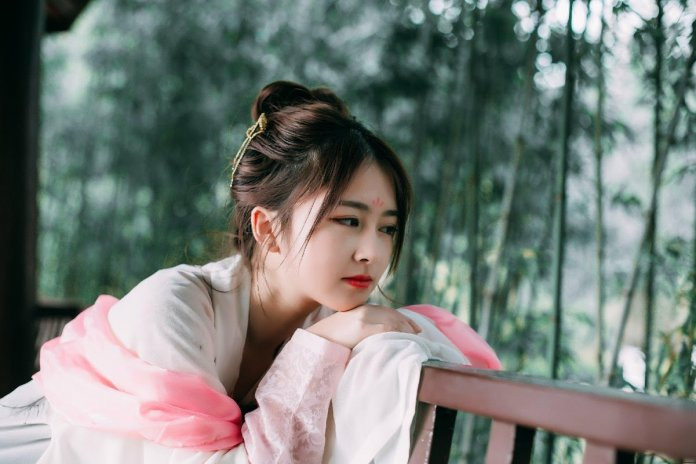
#> input picture img3/1.jpg, 696 x 464 px; its folder holds only this picture in this run
$ python test.py   (Python 2 division)
#> lines starting #> are read from the running program, lines starting #| are printed output that depends on the picture
import cv2
import numpy as np
import os

from os.path import isfile, join

# Image Folder Path
path_folder = "./img2/"
# Width of slideshow
slideshow_width = 1500
# Height of slideshow
slideshow_height = 1000
# thoi gian chuyen anh
slideshow_trasnition_time = 0.5
# thoi hien thi anh
slideshow_img_time = 1
# Window Name
window_name = "Image Slide Show"
# Supoorted formats tuple
supported_formats = ('.png', '.jpg', '.jpeg', '.bmp', '.dib', '.jpe', '.jp2', '.pgm', '.tiff', '.tif', '.ppm')
# Escape ASCII Keycode
esc_keycode = 27
# slide calibration
transit_slides = 10
# minimum weight
min_weight = 0
# maximum weight
max_weight = 1
def load_img(pathImageRead, resizeWidth, resizeHeight):
    # [6 lines of commented-out code are left out]
    _img_input = cv2.imread(pathImageRead, cv2.IMREAD_UNCHANGED)
    # Check if image is not empty
    if _img_input is not None:
        # Get read images height and width
        _img_height, _img_width = _img_input.shape[:2]

        # if image size is more than resize perform cv2.INTER_AREA interpolation otherwise cv2.INTER_LINEAR for zooming
        if _img_width > resizeWidth or _img_height > resizeHeight:
            interpolation = cv2.INTER_AREA
        else:
            interpolation = cv2.INTER_LINEAR

        # perform the actual resizing of the image and show it
        _img_resized = cv2.resize(_img_input, (resizeWidth, resizeHeight), interpolation)
    else:
        # if image is empty
        _img_resized = _img_input
    # return the resized image
    return _img_resized
def wait_key(time_seconds):
    # state False if no Esc key is pressed
    state = False
    # Check if any key is pressed. second multiplier for millisecond: 1000
    k = cv2.waitKey(int(time_seconds * 1000))
    # Check if ESC key is pressed. ASCII Keycode of ESC=27
    if k == esc_keycode:
        # Destroy Window
        cv2.destroyWindow(window_name)
        # state True if Esc key is pressed
        state = True
    # return state
    return state

def convert_frames_to_video(pathIn, pathOut, fps):
#> called with pathIn = './img3/', pathOut = 'video.avi', fps = 0.5
    frame_array = []
    files = [f for f in os.listdir(pathIn) if isfile(join(pathIn, f))]

    # for sorting the file names properly

    for i in range(len(files)):
        filename = pathIn + files[i]
        print 'sssssssssssssss',filename
        # reading each files
        img = cv2.imread(filename)
#> img is the input picture: shape (464, 696, 3); mean B, G, R 119.7, 124.7, 117.9
        img = load_img(filename, 1000, 500)
#> in load_img, `_img_resized = cv2.resize(_img_input, (resizeWidth, resizeHeight), int..`:
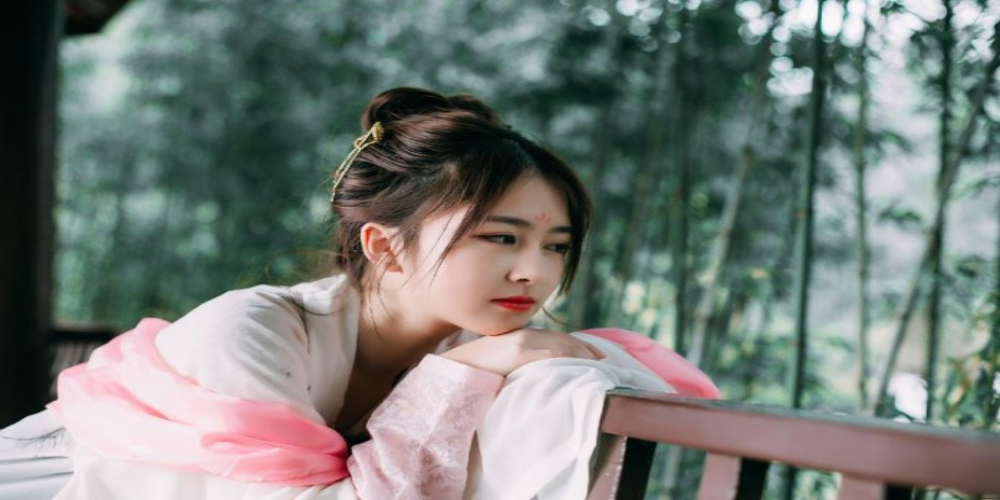
#> _img_resized: shape (500, 1000, 3); mean B, G, R 119.6, 124.6, 117.7
        height, width, layers = img.shape
#> height = 500; width = 1000; layers = 3
        size = (width, height)
#> size = (1000, 500)

        cv2.imshow('asdasd',img)
        if wait_key(1):
#> (key Esc is pressed here)
            break
        print(filename)
        # inserting the frames into an image array
        frame_array.append(img)

    out = cv2.VideoWriter(pathOut, cv2.VideoWriter_fourcc(*'DIVX'), fps, size)

    for i in range(len(frame_array)):
        # writing to a image array
        out.write(frame_array[i])
    out.release()


def main():
    pathIn = './img3/'
    pathOut = 'video.avi'
    fps = 0.5
    convert_frames_to_video(pathIn, pathOut, fps)


if __name__ == "__main__":
    main()

$ run again, on img3/3.jpg
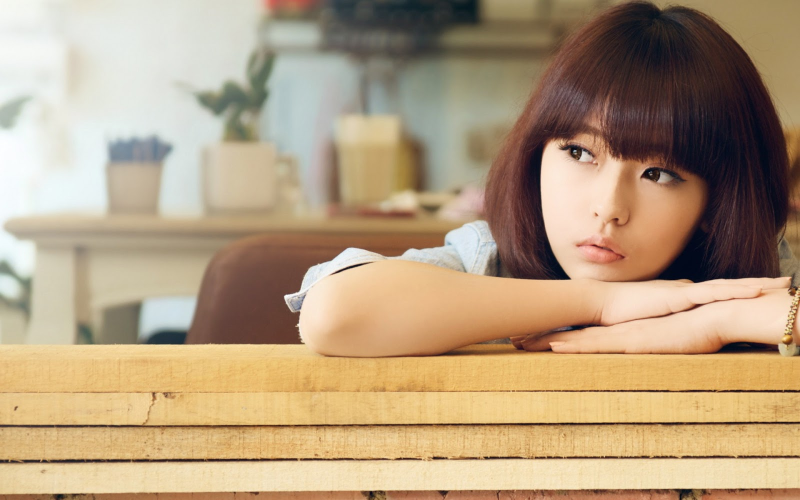
#> input picture img3/3.jpg, 1600 x 1000 px (shown at 1/2 size)
#> in convert_frames_to_video, img is the input picture: shape (1000, 1600, 3); mean B, G, R 126.7, 156.7, 179.9
#> in load_img, `_img_resized = cv2.resize(_img_input, (resizeWidth, resizeHeight), int..`:
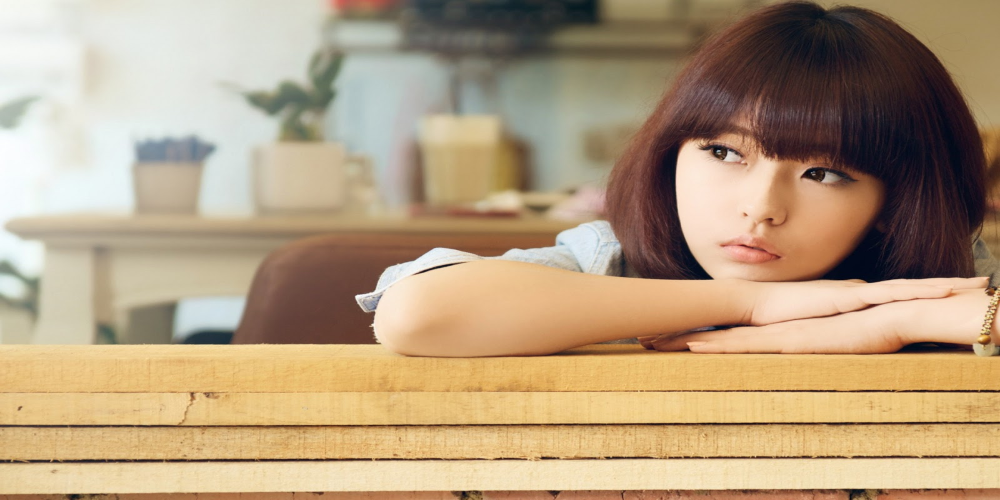
#> _img_resized: shape (500, 1000, 3); mean B, G, R 126.7, 156.8, 180

$ run again, on img3/4.jpg
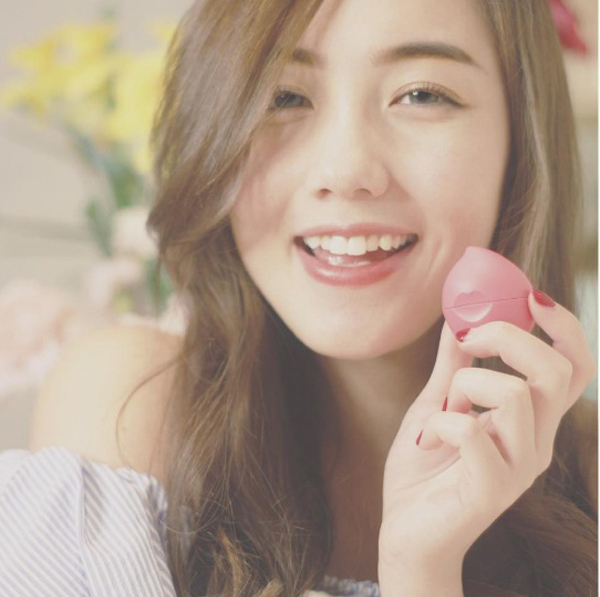
#> input picture img3/4.jpg, 600 x 597 px
#> in convert_frames_to_video, img is the input picture: shape (597, 600, 3); mean B, G, R 138.8, 155.7, 176.2
#> in load_img, `_img_resized = cv2.resize(_img_input, (resizeWidth, resizeHeight), int..`:
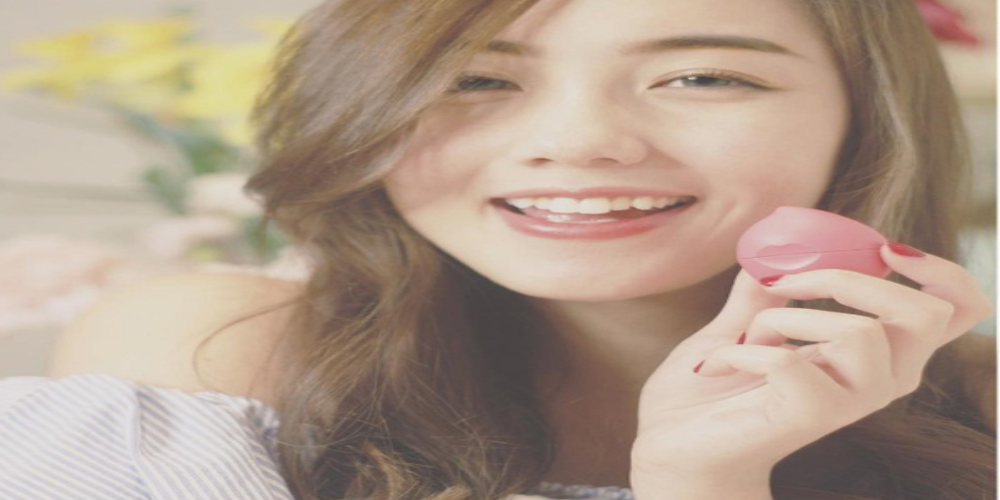
#> _img_resized: shape (500, 1000, 3); mean B, G, R 138.7, 155.5, 176.1

$ run again, on img3/5.jpg
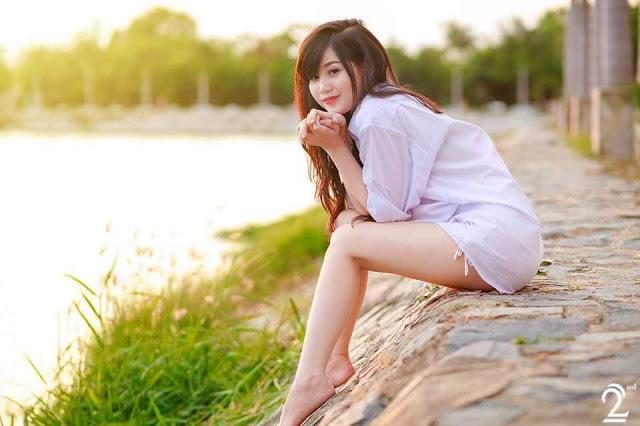
#> input picture img3/5.jpg, 640 x 426 px
#> in convert_frames_to_video, img is the input picture: shape (426, 640, 3); mean B, G, R 155.4, 185.5, 197.9
#> in load_img, `_img_resized = cv2.resize(_img_input, (resizeWidth, resizeHeight), int..`:
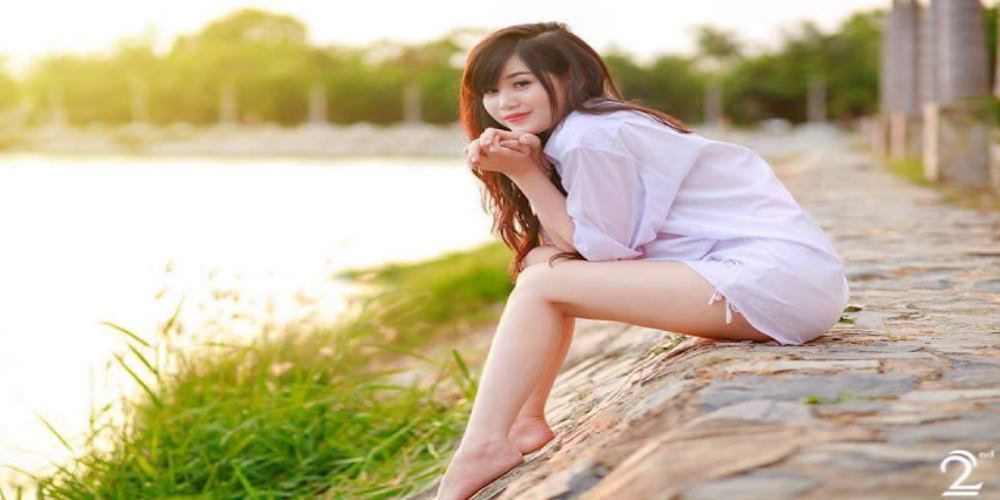
#> _img_resized: shape (500, 1000, 3); mean B, G, R 155.3, 185.4, 197.8

$ run again, on img3/11.jpg
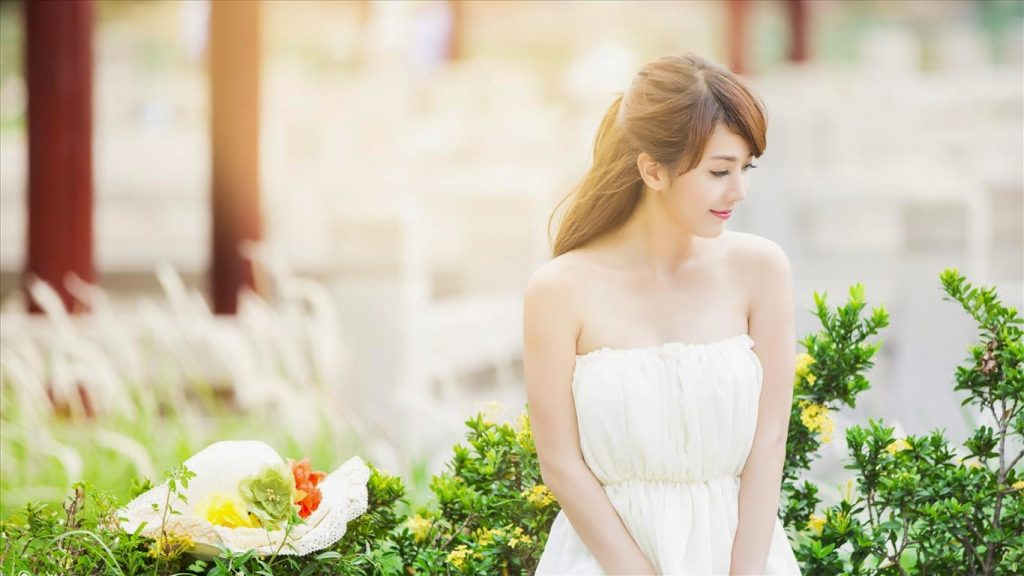
#> input picture img3/11.jpg, 1024 x 576 px
#> in convert_frames_to_video, img is the input picture: shape (576, 1024, 3); mean B, G, R 166.1, 193.9, 200.7
#> in load_img, `_img_resized = cv2.resize(_img_input, (resizeWidth, resizeHeight), int..`:
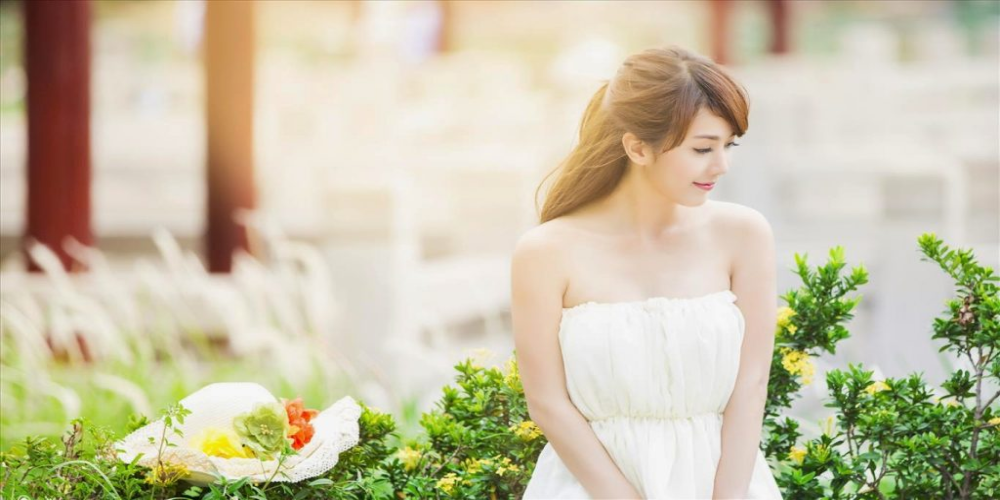
#> _img_resized: shape (500, 1000, 3); mean B, G, R 166, 193.8, 200.5
